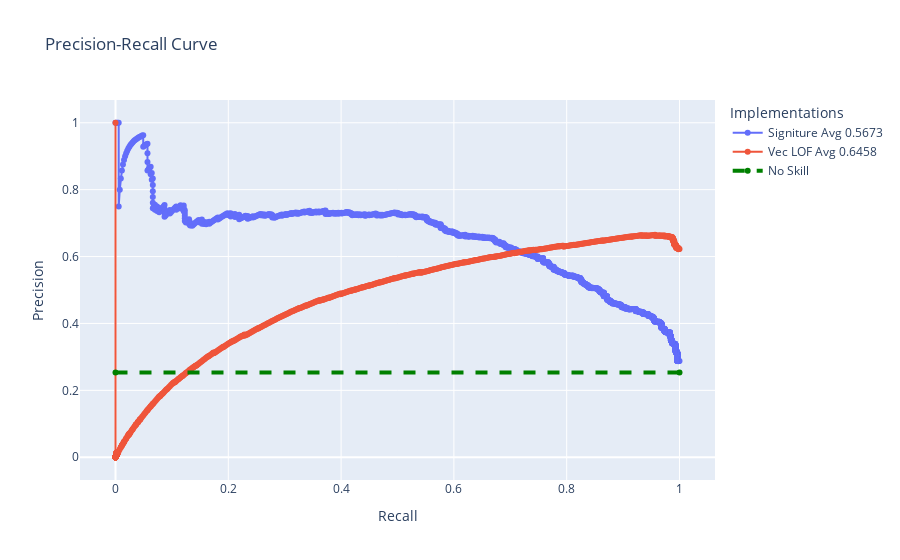

Notebook source saved alongside this figure:
### Markdown cell above
## (Precision-Recall Curve)

### Code cell
from myHelper import analytics
from myHelper import anomaly_detection

y_zero_one = anomaly_detection.zero_one_label_converter(hb_labels)
analytics.sig_pre_recall(vec_dis_mat,
                         sig_dis_mat,
                         hb_labels,
                         y_zero_one,
                         vec_n_neighbors=hyper_param[ "n_neighbors"],
                         vec_c =hyper_param[ "contamination"],
                         sig_n_neighbors=hyper_param[ "n_neighbors"],
                         sig_c=hyper_param[ "contamination"],
                         n_process = -1)

### Figure 1 — Plotly figure (JSON) as saved in the notebook; plotly's stock layout.template omitted (floating-point values rounded to 4 significant figures; data arrays with more than 128 entries replaced by an {"elided": "..."} marker saying what was removed)
{"data": [{"mode": "lines+markers", "name": "Signiture Avg 0.5673", "type": "scatter", "x": {"elided": "1840 float values"}, "y": {"elided": "1840 float values"}}, {"mode": "lines+markers", "name": "Vec LOF Avg 0.6458", "type": "scatter", "x": {"elided": "851 float values"}, "y": {"elided": "851 float values"}}, {"line": {"color": "green", "dash": "dash", "width": 4}, "name": "No Skill", "type": "scatter", "x": [0, 1], "y": [0.2536, 0.2536]}], "layout": {"autosize": true, "legend": {"title": {"text": "Implementations"}}, "title": {"text": "Precision-Recall Curve"}, "xaxis": {"autorange": true, "range": [-0.05944, 1.059], "title": {"text": "Recall"}, "type": "linear"}, "yaxis": {"autorange": true, "range": [-0.07325, 1.073], "title": {"text": "Precision"}, "type": "linear"}}}
